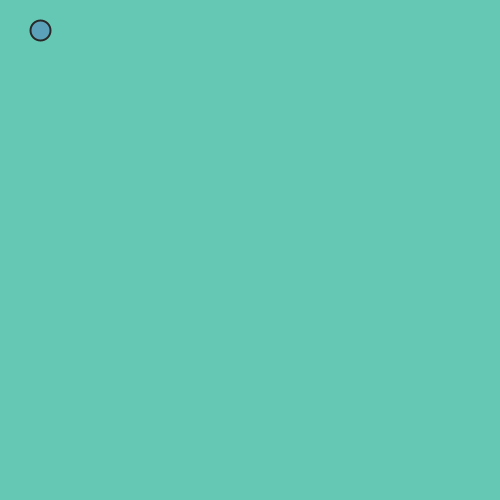
Frame 1 (no input)
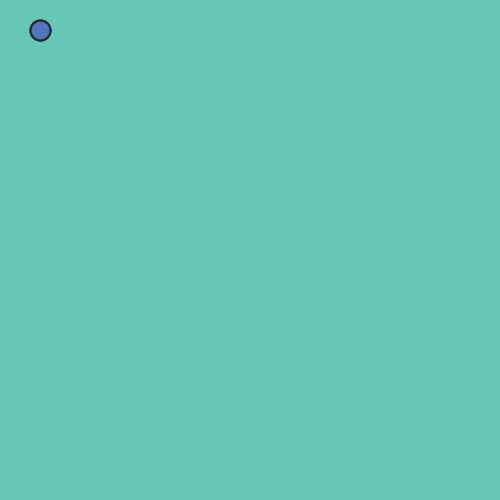
Frame 60 (the mouse pressed at the canvas centre just before this capture)
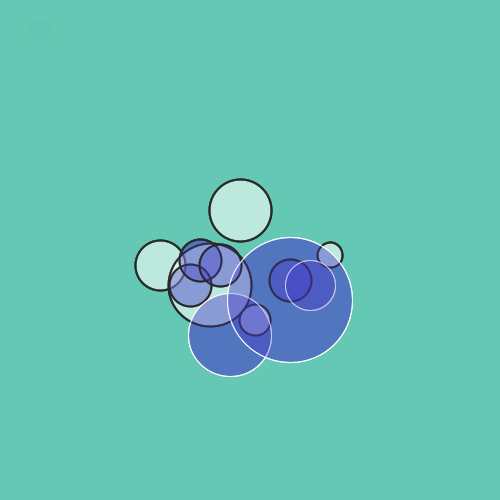
Frame 120 (the mouse held since frame 60 and released just before this capture)

The Processing sketch that drew these frames (run headless with seeded random() and noise(); from frame 60 on, the mouse is pressed at the canvas centre):

// Processing sketch: processing_42455
// ── processing_42455.pde

void setup() {
  size(500,500);
  background(100,200,180);
  smooth();
}
 
void draw() {
   
  fill(100,200,180,70);
  noStroke();
  rect(0,0,width,height);
  
  fill(255,70);
  stroke(40);
  strokeWeight(2);
  ellipse(mouseY-90,mouseX+15,mouseX/5,mouseX/5);
  ellipse(mouseX-40,mouseY+35,mouseX/3 ,mouseX/3);
  ellipse(mouseY+5,mouseX+70,mouseX/8,mouseX/8);
  ellipse(mouseY+80,mouseX+5,mouseY/10,mouseY/10);
  ellipse(mouseY-10,mouseX-40,mouseY/4,mouseY/4);
  
  
  
   
  //colorati blu
  fill(70,57,200,70);
  ellipse(mouseY-60,mouseX+35,mouseX/4-20,mouseX/4-20);
  ellipse(mouseX-50,mouseY+10,mouseX/4-20,mouseX/4-20);
  ellipse(mouseY-30,mouseX+15,mouseY/4-20,mouseY/4-20);
  ellipse(mouseX+40,mouseY+30,mouseY/4-20,mouseY/4-20);
   
 
  //interni
  strokeWeight(1);
  stroke(255);
  ellipse(mouseY-20,mouseX+85,mouseX/3,mouseX/3);
  ellipse(mouseY+60,mouseX+35,mouseY/5,mouseY/5);
  ellipse(mouseX+40,mouseX+50,mouseY/2,mouseY/2);
   
   
}
